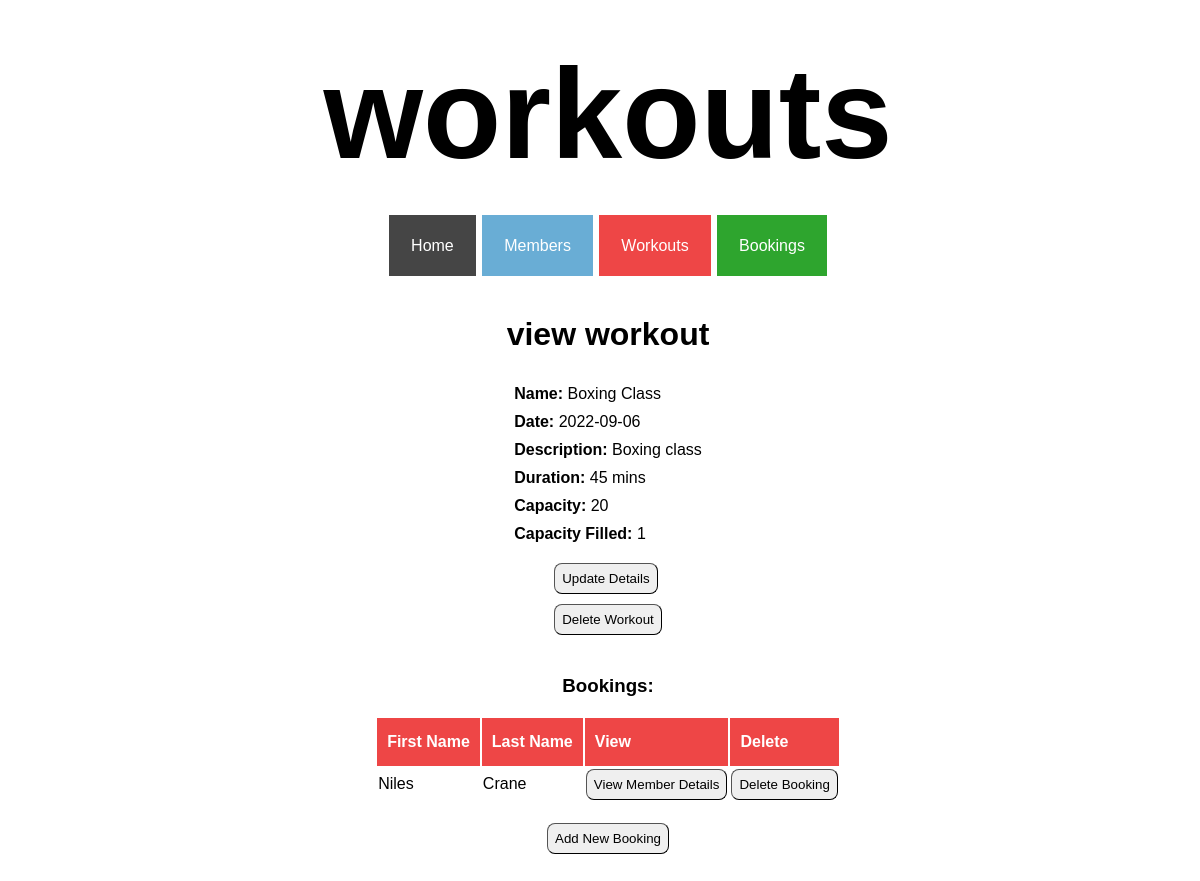
Page /workouts/2 on the earlier database version.
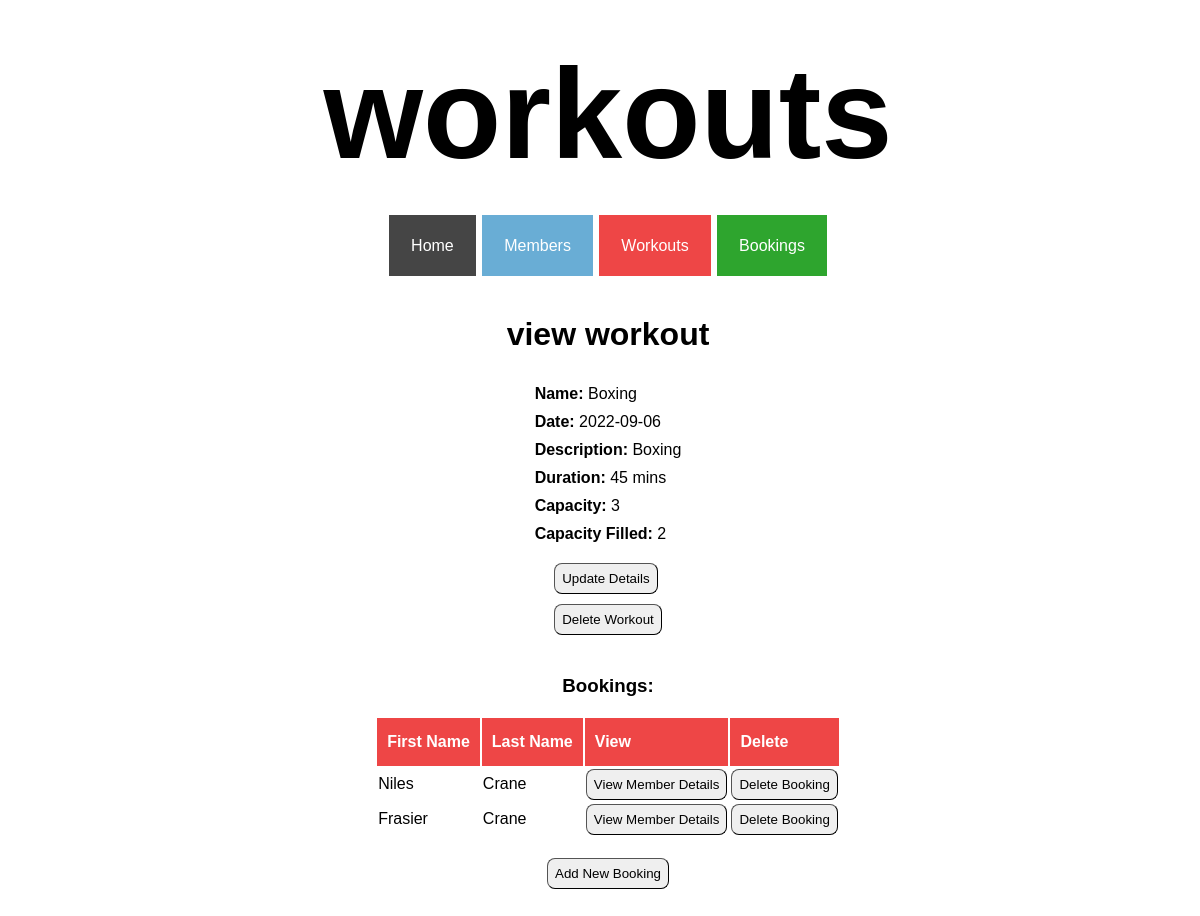
Same page on the later database version.
### tables this page shows
CREATE TABLE workouts (
    id INTEGER PRIMARY KEY AUTOINCREMENT,
    name VARCHAR,
    date DATE,
    description TEXT,
    duration INTEGER,
    capacity INTEGER,
    capacity_filled INTEGER
);

CREATE TABLE members (
    id INTEGER PRIMARY KEY AUTOINCREMENT,
    first_name VARCHAR,
    last_name VARCHAR,
    dob DATE
);

### controllers/workout_controller.py (the view)
@workouts_blueprint.route("/workouts/<id>")
def workout_show(id):
    route_name = "workouts"
    workout = workout_repository.select(id)
    bookings = workout_repository.get_bookings(workout)
    return render_template("workouts/show.html", route_name=route_name, workout=workout, bookings=bookings)

### db/run_sql.py (called while the page is built)
def get_db():
    path = os.path.dirname(os.path.abspath(__file__))
    db = os.path.join(path, "gym_db.db")
    conn = sqlite3.connect(db)
    conn.execute("PRAGMA foreign_keys = 1")
    conn.row_factory = sqlite3.Row
    return conn

def run_sql(sql, values = []):
    db = get_db()
    cursor = db.cursor()
    cursor.execute(sql, values)
    results = cursor.fetchall()
    db.commit()
    db.close()
    return results

### repositories/member_repository.py (called while the page is built)
def select(id):
    member = None
    sql = "SELECT * FROM members WHERE id = ?"
    values = [id]
    result = run_sql(sql, values)[0]
    if result is not None:
        member = Member(result['first_name'], result['last_name'], result['dob'], result['id'])
    return member

### repositories/workout_repository.py (called while the page is built)
def select(id):
    workout = None
    sql = "SELECT * FROM workouts where id = ?"
    values = [id]
    result = run_sql(sql, values)[0]
    if result is not None:
        workout = Workout(result['name'], result['date'], result['description'], result['duration'], result['capacity'], result['capacity_filled'], result['id'])
    return workout

### templates/workouts/show.html
{% extends 'base.html' %}
{% block content %}
<div class="show_page_container">
<h1>view workout</h1>
<div class="show_page_top_details">
    <div><b>Name: </b> {{workout.name}}</div>
    <div><b>Date: </b> {{workout.date}}</div>
    <div><b>Description: </b> {{workout.description}}</div>
    <div><b>Duration: </b> {{workout.duration}} mins</div>
    <div><b>Capacity: </b> {{workout.capacity}}</div>
    <div><b>Capacity Filled: </b> {{workout.capacity_filled}}</div>
</div>
<div id="show_page_top_buttons">
<button class="show_page_button"><a class="show_page_link" href="/workouts/{{workout.id}}/update">Update Details</a></button>
<form action="/workouts/{{workout.id}}/delete" method="POST"><button class="show_page_button">Delete Workout</button></form>
</div>
<h3 class="bookings_header">Bookings:</h3>
<table class="show_page_table">
    <tr class="show_page_table_headers" id="show_page_table_headers_workouts">
        <th>First Name</th>
        <th>Last Name</th>
        <th>View</th>
        <th>Delete</th>
    </tr>
    {% for booking in bookings %}
    <tr>
        <td>{{booking.member.first_name}}</td>
        <td>{{booking.member.last_name}}</td>
        <td>
            <button class="show_page_button" id="show_page_view_button">
                <a class="show_page_link" href="/members/{{booking.member.id}}">View Member Details</a>
            </button>
        </td>
        <td>
            <form action="/bookings/workout/{{booking.id}}/delete" method="POST">
                <button class="show_page_button">Delete Booking</button>
            </form>
        </td>
    </tr>
    {% endfor %}
</table>
<button class="show_page_button" id="show_page_bottom_button">
    <a class="show_page_link" href="/bookings/create/workout/{{workout.id}}">Add New Booking</a>
</button>
{% endblock %}

Differences in the rows shown:
changed workouts: name "Boxing Class" → "Boxing"; description "Boxing class" → "Boxing"; capacity "20" → "3"; capacity_filled "1" → "2"
now on this page (row unchanged): members: member.first_name "Frasier", member.last_name "Crane"
Other differences:
new list line: "View Member Details Delete Booking"
